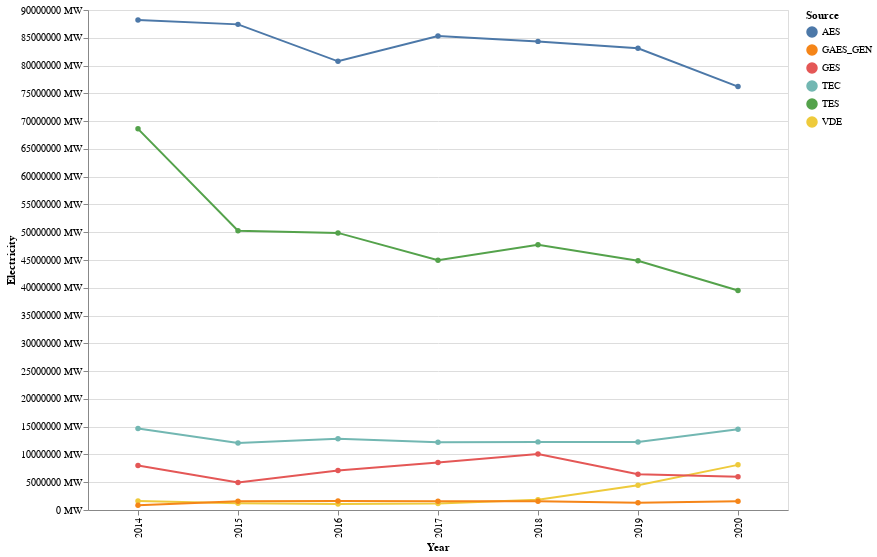

Notebook code cell kept with this figure:
### Code cell
alt.Chart(grouped_by_year).mark_line(
    point=alt.OverlayMarkDef()
).encode(
    x="Year",
    y=alt.Y("value", title="Electricity", axis=alt.Axis(labelExpr=f"datum.value + ' MW'")),
    color=alt.Color("variable", legend=alt.Legend(title="Source")),
    tooltip=["Year", "value"]
).properties(
   height=500, width=700
)

### Figure 1 — Vega-Lite specification as saved in the notebook (floating-point values rounded to 4 significant figures)
{"config": {"view": {"continuousWidth": 400, "continuousHeight": 300}}, "data": {"name": "data-a95ec17d35b0a0bff6702777a7bf6e3b"}, "mark": {"type": "line", "point": {}}, "encoding": {"color": {"type": "nominal", "field": "variable", "legend": {"title": "Source"}}, "tooltip": [{"type": "nominal", "field": "Year"}, {"type": "quantitative", "field": "value"}], "x": {"type": "nominal", "field": "Year"}, "y": {"type": "quantitative", "axis": {"labelExpr": "datum.value + ' MW'"}, "field": "value", "title": "Electricity"}}, "height": 500, "width": 700, "$schema": "https://vega.github.io/schema/vega-lite/v4.8.1.json", "datasets": {"data-a95ec17d35b0a0bff6702777a7bf6e3b": [{"Year": "2014", "variable": "AES", "value": 88200000.0}, {"Year": "2015", "variable": "AES", "value": 87410000.0}, {"Year": "2016", "variable": "AES", "value": 80760000.0}, {"Year": "2017", "variable": "AES", "value": 85310000.0}, {"Year": "2018", "variable": "AES", "value": 84350000.0}, {"Year": "2019", "variable": "AES", "value": 83100000.0}, {"Year": "2020", "variable": "AES", "value": 76210000.0}, {"Year": "2014", "variable": "TEC", "value": 14680000.0}, {"Year": "2015", "variable": "TEC", "value": 12040000.0}, {"Year": "2016", "variable": "TEC", "value": 12840000.0}, {"Year": "2017", "variable": "TEC", "value": 12210000.0}, {"Year": "2018", "variable": "TEC", "value": 12260000.0}, {"Year": "2019", "variable": "TEC", "value": 12250000.0}, {"Year": "2020", "variable": "TEC", "value": 14540000.0}, {"Year": "2014", "variable": "VDE", "value": 1606000.0}, {"Year": "2015", "variable": "VDE", "value": 1235000.0}, {"Year": "2016", "variable": "VDE", "value": 1093000.0}, {"Year": "2017", "variable": "VDE", "value": 1177000.0}, {"Year": "2018", "variable": "VDE", "value": 1864000.0}, {"Year": "2019", "variable": "VDE", "value": 4442000.0}, {"Year": "2020", "variable": "VDE", "value": 8125000.0}, {"Year": "2014", "variable": "TES", "value": 68610000.0}, {"Year": "2015", "variable": "TES", "value": 50260000.0}, {"Year": "2016", "variable": "TES", "value": 49880000.0}, {"Year": "2017", "variable": "TES", "value": 44950000.0}, {"Year": "2018", "variable": "TES", "value": 47750000.0}, {"Year": "2019", "variable": "TES", "value": 44880000.0}, {"Year": "2020", "variable": "TES", "value": 39500000.0}, {"Year": "2014", "variable": "GES", "value": 7991000.0}, {"Year": "2015", "variable": "GES", "value": 4964000.0}, {"Year": "2016", "variable": "GES", "value": 7114000.0}, {"Year": "2017", "variable": "GES", "value": 8532000.0}, {"Year": "2018", "variable": "GES", "value": 10070000.0}, {"Year": "2019", "variable": "GES", "value": 6422000.0}, {"Year": "2020", "variable": "GES", "value": 5999000.0}, {"Year": "2014", "variable": "GAES_GEN", "value": 839800.0}, {"Year": "2015", "variable": "GAES_GEN", "value": 1555000.0}, {"Year": "2016", "variable": "GAES_GEN", "value": 1621000.0}, {"Year": "2017", "variable": "GAES_GEN", "value": 1575000.0}, {"Year": "2018", "variable": "GAES_GEN", "value": 1565000.0}, {"Year": "2019", "variable": "GAES_GEN", "value": 1323000.0}, {"Year": "2020", "variable": "GAES_GEN", "value": 1562000.0}]}}
